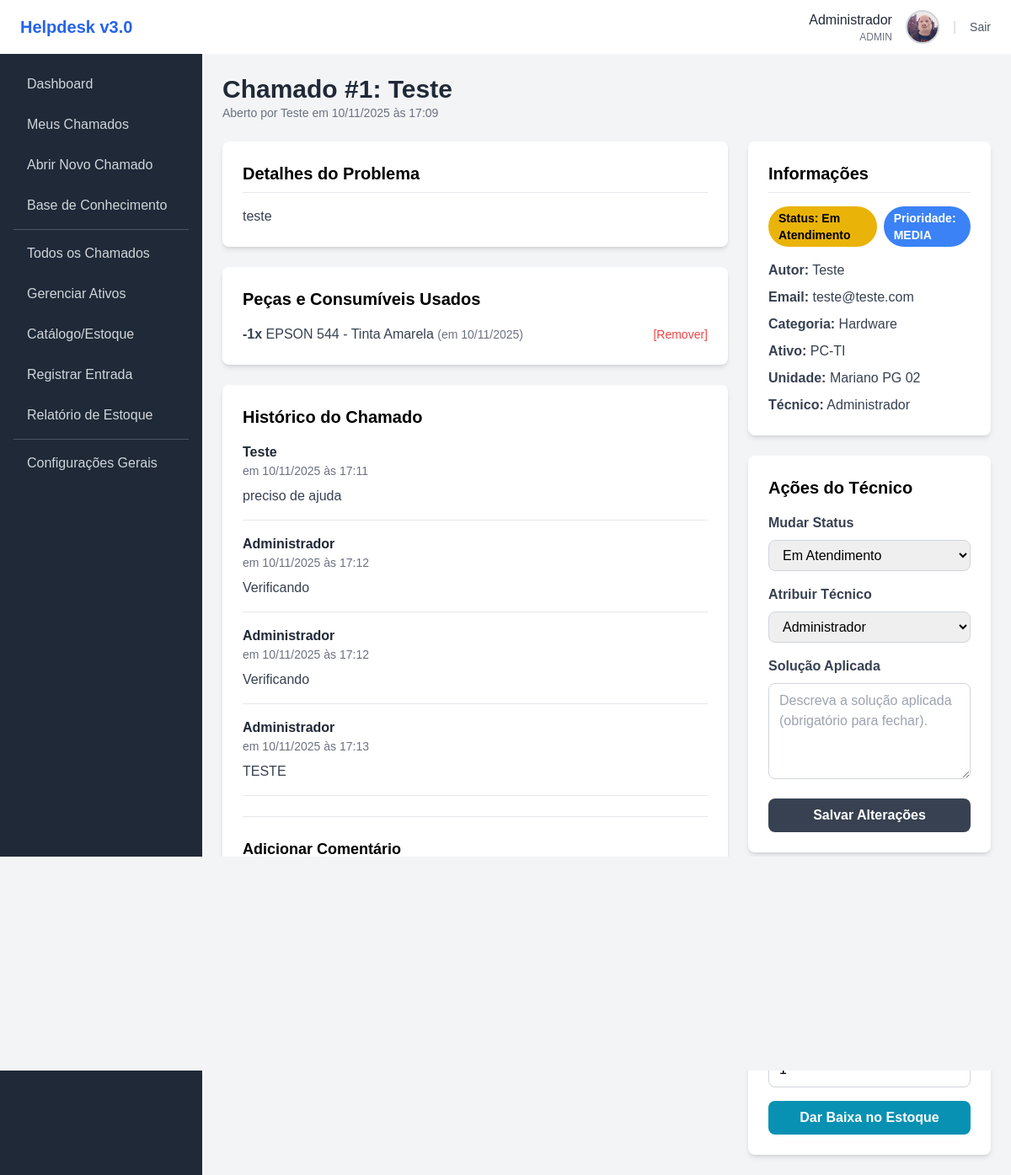
The app's page /chamados/ver.php?id=1 (signed in) with its own data.
### tables this page shows
CREATE TABLE `chamados` (
  `id_chamado` int(11) NOT NULL,
  `titulo` varchar(255) NOT NULL,
  `problema_relatado` text NOT NULL,
  `solucao_aplicada` text DEFAULT NULL,
  `autor_id` int(11) NOT NULL COMMENT 'FK para usuarios.id (quem abriu)',
  `tecnico_id` int(11) DEFAULT NULL COMMENT 'FK para usuarios.id (quem atendeu)',
  `ativo_id` int(11) DEFAULT NULL COMMENT 'O chamado é sobre este ativo? (Opcional)',
  `categoria_id` int(11) DEFAULT NULL COMMENT 'Qual o tipo de problema?',
  `status_chamado` varchar(50) NOT NULL DEFAULT 'Aberto' COMMENT 'Aberto, Em Atendimento, Fechado',
  `prioridade` varchar(20) DEFAULT 'Média',
  `dt_abertura` datetime DEFAULT current_timestamp(),
  `dt_fechamento` datetime DEFAULT NULL
);

CREATE TABLE `usuarios` (
  `id_usuario` int(11) NOT NULL,
  `nome` varchar(100) NOT NULL,
  `email` varchar(100) NOT NULL,
  `senha_hash` varchar(255) NOT NULL,
  `setor_id` int(11) DEFAULT NULL,
  `unidade_id` int(11) DEFAULT NULL,
  `role` enum('USUARIO','TECNICO','ADMIN') NOT NULL DEFAULT 'USUARIO',
  `avatar_path` varchar(255) DEFAULT NULL,
  `ativo` tinyint(1) NOT NULL DEFAULT 1
);

CREATE TABLE `movimentacoes_estoque` (
  `id_movimentacao` int(11) NOT NULL,
  `modelo_id` int(11) NOT NULL COMMENT 'FK para catalogo_modelos (Toner, Mouse)',
  `chamado_id` int(11) DEFAULT NULL COMMENT 'A saída foi por causa deste chamado?',
  `fornecedor_id` int(11) DEFAULT NULL,
  `usuario_id` int(11) NOT NULL COMMENT 'O técnico que registrou',
  `quantidade` int(11) NOT NULL COMMENT '+10 (Entrada), -1 (Saída)',
  `tipo_movimentacao` enum('ENTRADA_NF','SAIDA_CHAMADO','AJUSTE_MANUAL') NOT NULL,
  `data_movimentacao` datetime DEFAULT current_timestamp()
);

CREATE TABLE `catalogo_modelos` (
  `id_modelo` int(11) NOT NULL,
  `nome` varchar(100) NOT NULL COMMENT 'Ex: PC Dell Vostro, Impressora HP 107w, Toner HP 105A',
  `categoria_ativo_id` int(11) DEFAULT NULL,
  `quantidade_em_estoque` int(11) NOT NULL DEFAULT 0,
  `estoque_minimo` int(11) NOT NULL DEFAULT 0
);

CREATE TABLE `chamado_atualizacoes` (
  `id_atualizacao` int(11) NOT NULL,
  `chamado_id` int(11) NOT NULL,
  `autor_id` int(11) NOT NULL,
  `comentario` text NOT NULL,
  `dt_atualizacao` datetime DEFAULT current_timestamp(),
  `is_privado` tinyint(1) DEFAULT 0 COMMENT 'Nota interna do técnico'
);

CREATE TABLE `categorias` (
  `id_categoria` int(11) NOT NULL,
  `nome_categoria` varchar(100) NOT NULL COMMENT 'Ex: Hardware, Software, Solicitação de Toner'
);

CREATE TABLE `ativos` (
  `id_ativo` int(11) NOT NULL,
  `modelo_id` int(11) NOT NULL COMMENT 'O que ele é (do catálogo)',
  `unidade_id` int(11) NOT NULL COMMENT 'Onde ele está fisicamente',
  `nome_ativo` varchar(100) NOT NULL COMMENT 'Ex: PDV-01, PC-FINANCEIRO-02',
  `patrimonio` varchar(50) DEFAULT NULL,
  `ip_address` varchar(45) DEFAULT NULL,
  `remote_id` varchar(50) DEFAULT NULL COMMENT 'AnyDesk, TeamViewer',
  `operating_system` varchar(50) DEFAULT NULL,
  `status_ativo` varchar(50) NOT NULL DEFAULT 'Ativo' COMMENT 'Ativo, Manutenção, Baixado'
);

CREATE TABLE `unidades` (
  `id_unidade` int(11) NOT NULL,
  `nome_unidade` varchar(100) NOT NULL COMMENT 'Ex: Supermercado Matriz, Posto Centro'
);

### chamados/ver.php (the view, shortened to what this page needs)
<?php
require_once '../includes/header.php';
$chamado_id = (int)$_GET['id'];
$sql = "SELECT c.*, u_autor.nome AS nome_autor, u_autor.email AS email_autor, u_tecnico.nome AS nome_tecnico, cat.nome_categoria, a.nome_ativo, un.nome_unidade
        FROM chamados c
        LEFT JOIN usuarios u_autor ON c.autor_id = u_autor.id_usuario
        LEFT JOIN usuarios u_tecnico ON c.tecnico_id = u_tecnico.id_usuario
        LEFT JOIN categorias cat ON c.categoria_id = cat.id_categoria
        LEFT JOIN ativos a ON c.ativo_id = a.id_ativo
        LEFT JOIN unidades un ON a.unidade_id = un.id_unidade
        WHERE c.id_chamado = ?";
$stmt = $pdo->prepare($sql);
$stmt->execute([$chamado_id]);
$chamado = $stmt->fetch();
$sql_updates = "SELECT cu.*, u.nome AS nome_autor_update
                FROM chamado_atualizacoes cu
                JOIN usuarios u ON cu.autor_id = u.id_usuario
                WHERE cu.chamado_id = ?
                ORDER BY cu.dt_atualizacao ASC";
$stmt_updates = $pdo->prepare($sql_updates);
$stmt_updates->execute([$chamado_id]);
$atualizacoes = $stmt_updates->fetchAll();
$sql_estoque = "SELECT
                    mov.id_movimentacao,
                    mov.quantidade,
                    mov.data_movimentacao,
                    cat.nome AS nome_item
                FROM movimentacoes_estoque mov
                JOIN catalogo_modelos cat ON mov.modelo_id = cat.id_modelo
                WHERE mov.chamado_id = ?
                ORDER BY mov.data_movimentacao ASC";
$stmt_estoque = $pdo->prepare($sql_estoque);
$stmt_estoque->execute([$chamado_id]);
$itens_usados = $stmt_estoque->fetchAll();
$sql_tecnicos = "SELECT id_usuario, nome FROM usuarios WHERE role IN ('TECNICO', 'ADMIN') AND ativo = true";
$lista_tecnicos = $pdo->query($sql_tecnicos)->fetchAll();
$sql_itens = "SELECT m.id_modelo, m.nome
            FROM catalogo_modelos m
            JOIN categorias_ativo cat ON m.categoria_ativo_id = cat.id_categoria_ativo
            WHERE cat.controla_estoque = true AND m.quantidade_em_estoque > 0
            ORDER BY m.nome";
$lista_itens_estoque = $pdo->query($sql_itens)->fetchAll();
?>
<div class="mb-6">
    <h2 class="text-3xl font-bold text-gray-800">
        Chamado #<?= $chamado['id_chamado'] ?>: <?= htmlspecialchars($chamado['titulo']) ?>
    </h2>
    <p class="text-sm text-gray-500">
        Aberto por <?= htmlspecialchars($chamado['nome_autor']) ?> em
        <?= (new DateTime($chamado['dt_abertura']))->format('d/m/Y \à\s H:i') ?>
    </p>
</div>
<div class="grid grid-cols-1 lg:grid-cols-3 gap-6">
    <div class="lg:col-span-2 space-y-6">
        <div class="bg-white shadow-md rounded-lg p-6">
            <h3 class="text-xl font-semibold mb-4 border-b pb-2">Detalhes do Problema</h3>
            <p class="text-gray-700 whitespace-pre-wrap"><?= htmlspecialchars($chamado['problema_relatado']) ?></p>
        </div>
        <div class="bg-white shadow-md rounded-lg p-6">
            <h3 class="text-xl font-semibold mb-4">Peças e Consumíveis Usados</h3>
            <?php if (count($itens_usados) > 0): ?>
                <ul class="list-none space-y-2 text-gray-700">
                    <?php foreach ($itens_usados as $item): ?>
                        <li class="flex justify-between items-center">
                            <span>
                                <strong><?= $item['quantidade'] ?>x</strong> <?= htmlspecialchars($item['nome_item']) ?>
                                <span class="text-sm text-gray-500">(em <?= (new DateTime($item['data_movimentacao']))->format('d/m/Y') ?>)</span>
                            </span>
                            <?php if ($usuario_role_logado == 'TECNICO' || $usuario_role_logado == 'ADMIN'): ?>
                                <a href="processar.php?acao=remover_estoque&id=<?= $chamado_id ?>&mov_id=<?= $item['id_movimentacao'] ?>"
                                   class="text-red-500 hover:text-red-700 hover:underline text-sm font-medium"
                                   onclick="return confirm('Tem certeza que deseja estornar este item? A quantidade voltará ao estoque.')">
                                    [Remover]
                                </a>
                            <?php endif; ?>
                        </li>
                    <?php endforeach; ?>
                </ul>
            <?php else: ?>
                <p class="text-gray-500">Nenhuma peça ou consumível foi vinculado a este chamado ainda.</p>
            <?php endif; ?>
        </div>
        <div class="bg-white shadow-md rounded-lg p-6">
            <h3 class="text-xl font-semibold mb-4">Histórico do Chamado</h3>
            <div class="space-y-4">
                <?php foreach ($atualizacoes as $update): ?>
                    <div class="border-b pb-4">
                        <p class="font-semibold text-gray-800"><?= htmlspecialchars($update['nome_autor_update']) ?></p>
                        <p class="text-sm text-gray-500 mb-2">
                            em <?= (new DateTime($update['dt_atualizacao']))->format('d/m/Y \à\s H:i') ?>
                        </p>
                        <p class="text-gray-700 whitespace-pre-wrap"><?= htmlspecialchars($update['comentario']) ?></p>
                    </div>
                <?php endforeach; ?>
            </div>
            <?php if ($usuario_role_logado == 'TECNICO' || $usuario_role_logado == 'ADMIN'): ?>
                <hr class="my-6">
                <h4 class="text-lg font-semibold mb-3">Adicionar Comentário</h4>
                <form action="processar.php" method="POST">
                    <div>
                        <textarea name="comentario" rows="4"
                                  class="w-full px-3 py-2 border border-gray-300 rounded-lg focus:outline-none focus:border-blue-500"
                                  placeholder="Digite seu comentário..." required></textarea>
                    </div>
                    <div class="mt-3 text-right">
                        <button type="submit"
                                class="bg-blue-600 text-white font-bold py-2 px-4 rounded-lg hover:bg-blue-700 transition duration-300">
                        </button>
                    </div>
                </form>
            <?php endif; ?>
            </div>
    </div>
    <div class="lg:col-span-1 space-y-6">
        <div class="bg-white shadow-md rounded-lg p-6">
            <h3 class="text-xl font-semibold mb-4 border-b pb-2">Informações</h3>
            <div class="flex space-x-2 mb-4">
                <?php
                $status_class = 'bg-gray-500 text-white';
                if ($chamado['status_chamado'] == 'Em Atendimento') $status_class = 'bg-yellow-500 text-black';
                ?>
                <span class="inline-block px-3 py-1 text-sm font-semibold rounded-full <?= $status_class ?>">
                    Status: <?= htmlspecialchars($chamado['status_chamado']) ?>
                </span>
                <?php
                $p_class = 'bg-gray-500 text-white';
                if ($chamado['prioridade'] == 'URGENTE') $p_class = 'bg-red-600 text-white';
                elseif ($chamado['prioridade'] == 'ALTA') $p_class = 'bg-yellow-500 text-black';
                elseif ($chamado['prioridade'] == 'MEDIA') $p_class = 'bg-blue-500 text-white';
                elseif ($chamado['prioridade'] == 'BAIXA') $p_class = 'bg-green-500 text-white';
                ?>
                <span class="inline-block px-3 py-1 text-sm font-semibold rounded-full <?= $p_class ?>">
                    Prioridade: <?= htmlspecialchars($chamado['prioridade']) ?>
                </span>
            </div>
            <ul class="text-gray-700 space-y-2">
                <li><strong>Autor:</strong> <?= htmlspecialchars($chamado['nome_autor']) ?></li>
                <li><strong>Email:</strong> <?= htmlspecialchars($chamado['email_autor']) ?></li>
                <li><strong>Categoria:</strong> <?= htmlspecialchars($chamado['nome_categoria']) ?></li>
                <li><strong>Ativo:</strong> <?= htmlspecialchars($chamado['nome_ativo'] ?? 'N/A') ?></li>
                <li><strong>Unidade:</strong> <?= htmlspecialchars($chamado['nome_unidade'] ?? 'N/A') ?></li>
                <li><strong>Técnico:</strong> <?= htmlspecialchars($chamado['nome_tecnico'] ?? 'Não atribuído') ?></li>
            </ul>
        </div>
        <?php if ($usuario_role_logado == 'TECNICO' || $usuario_role_logado == 'ADMIN'): ?>
            <div class="bg-white shadow-md rounded-lg p-6">
                <h3 class="text-xl font-semibold mb-4">Ações do Técnico</h3>
                <form action="processar.php" method="POST" class="space-y-4">
                    <div>
                        <label for="status" class="block text-gray-700 font-semibold mb-2">Mudar Status</label>
                        <select id="status" name="status" class="w-full px-3 py-2 border border-gray-300 rounded-lg">
                            <option value="Em Atendimento" <?= ($chamado['status_chamado'] == 'Em Atendimento') ? 'selected' : '' ?>>Em Atendimento</option>
                        </select>
                    </div>
                    <div>
                        <label for="tecnico_id" class="block text-gray-700 font-semibold mb-2">Atribuir Técnico</label>
                        <select id="tecnico_id" name="tecnico_id" class="w-full px-3 py-2 border border-gray-300 rounded-lg">
                            <?php foreach ($lista_tecnicos as $tecnico): ?>
                                <option value="<?= $tecnico['id_usuario'] ?>" <?= ($chamado['tecnico_id'] == $tecnico['id_usuario']) ? 'selected' : '' ?>>
                                    <?= htmlspecialchars($tecnico['nome']) ?>
                                </option>
                            <?php endforeach; ?>
                        </select>
                    </div>
                    <div>
                        <label for="solucao_aplicada" class="block text-gray-700 font-semibold mb-2">Solução Aplicada</label>
                        <textarea id="solucao_aplicada" name="solucao_aplicada" rows="4"
                                  class="w-full px-3 py-2 border border-gray-300 rounded-lg"
                                  placeholder="Descreva a solução aplicada (obrigatório para fechar)."><?= htmlspecialchars($chamado['solucao_aplicada']) ?></textarea>
                    </div>
                    <button type="submit"
                            class="w-full bg-gray-700 text-white font-bold py-2 px-4 rounded-lg hover:bg-gray-800 transition duration-300">
                        Salvar Alterações
                    </button>
                </form>
            </div>
            <div class="bg-white shadow-md rounded-lg p-6">
                <h3 class="text-xl font-semibold mb-4">Adicionar Peça / Consumível</h3>
                <form action="processar.php" method="POST">
                    <div class="mb-4">
                        <label for="modelo_id" class="block text-gray-700 font-semibold mb-2">Item</label>
                        <select id="modelo_id" name="modelo_id" class="w-full px-3 py-2 border border-gray-300 rounded-lg" required>
                            <option value="">[Selecione um item]</option>
                        </select>
                    </div>
                    <div class="mb-4">
                         <label for="quantidade" class="block text-gray-700 font-semibold mb-2">Quantidade</label>
                        <input type="number" id="quantidade" name="quantidade" value="1" min="1"
                               class="w-full px-3 py-2 border border-gray-300 rounded-lg">
                    </div>
                    <button type="submit"
                            class="w-full bg-cyan-600 text-white font-bold py-2 px-4 rounded-lg hover:bg-cyan-700 transition duration-300"
                            <?= (count($lista_itens_estoque) == 0) ? 'disabled' : '' ?>>
                        Dar Baixa no Estoque
                    </button>
                </form>
            </div>
        <?php endif; ?>
    </div>
</div>
<?php
require_once '../includes/footer.php';
?>

### includes/header.php (style rules this page uses)
body { font-family: Arial, sans-serif; }

### records on screen
chamados: id_chamado "1", titulo "Teste", autor.nome "Teste", dt_abertura "10/11/2025 às 17:09", problema_relatado "teste", status_chamado "Em Atendimento", prioridade "MEDIA", autor.email "teste@teste.com", categoria.nome_categoria "Hardware", ativo.nome_ativo "PC-TI", unidades.nome_unidade "Mariano PG 02", tecnico.nome "Administrador", status "Em Atendimento", tecnico_id "Administrador"
movimentacoes_estoque: quantidade "-1", modelo.nome "EPSON 544 - Tinta Amarela", data_movimentacao "10/11/2025"
chamado_atualizacoes: autor.nome "Teste", dt_atualizacao "10/11/2025 às 17:11", comentario "preciso de ajuda"
chamado_atualizacoes: autor.nome "Administrador", dt_atualizacao "10/11/2025 às 17:12", comentario "Verificando"
chamado_atualizacoes: autor.nome "Administrador", dt_atualizacao "10/11/2025 às 17:12", comentario "Verificando"
chamado_atualizacoes: autor.nome "Administrador", dt_atualizacao "10/11/2025 às 17:13", comentario "TESTE"

### other values on screen
$usuario_nome_logado "Administrador"
$usuario_role_logado "ADMIN"
